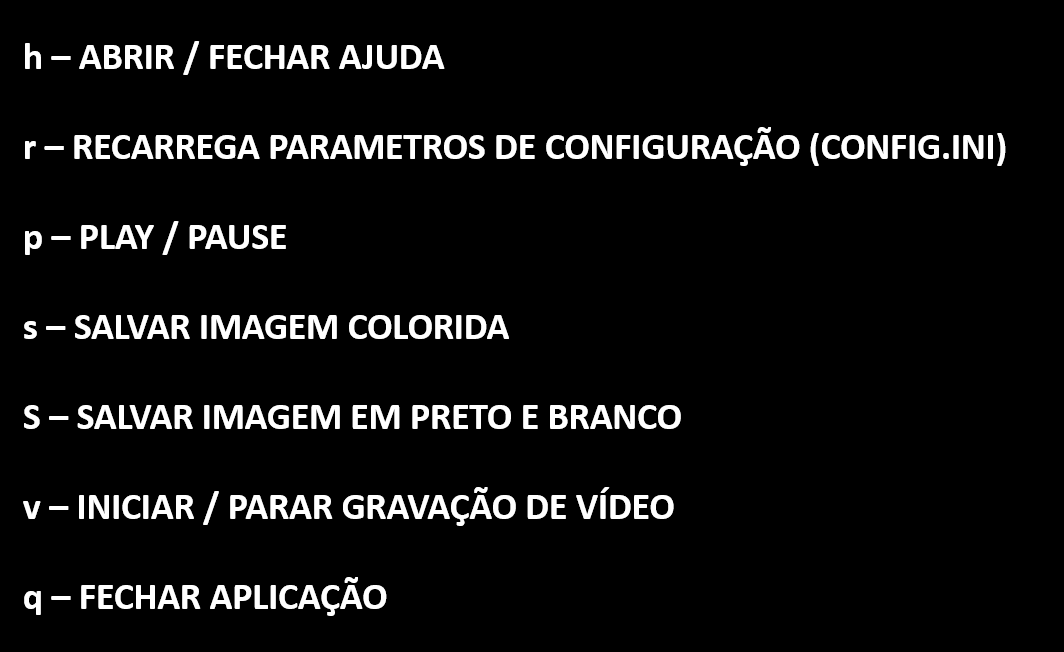
#> input picture app/help.png, 1064 x 652 px
$ python -i image_writter.py   (imports and definitions only)
#> lines starting #> are read from the running program, lines starting #| are printed output that depends on the picture; after the words box and inside, x2 and y2 are one past the last pixel; in counts of white or black regions, pixels touching at a corner belong together
from models.plc_write_interface import PLCWriteInterface
from models.plc_read_interface import PLCInterface
import cv2 as cv
import numpy as np
from classes import Camera, PLC, Tank
from classes.colors import *

font = cv.FONT_HERSHEY_SIMPLEX
offset = 25

# [160 lines left out: functions draw_roi_lines, draw_center_axis, draw_camera_info, draw_tank_center_axis, draw_tank_rectangle, draw_tank_circle and 7 more, not called in this run]

>>> import cv2
>>> picture = cv2.imread('../help.png')
#> picture is the input picture: shape (652, 1064, 3); min 0, max 255, mean 15.5
>>> result = draw_gradient(picture)
#> in draw_gradient, `_, frame = cv.threshold(frame, 127, 255, cv.THRESH_BINARY)`: frame: shape (652, 1064, 3); 6.2% white; 177 white regions, largest, box (x1, y1, x2, y2) and area: (270, 495, 312, 519) 581, (211, 315, 240, 339) 453, (308, 315, 337, 339) 453
#> in draw_gradient, `blur = cv.GaussianBlur(frame, (5, 5), 0)`:
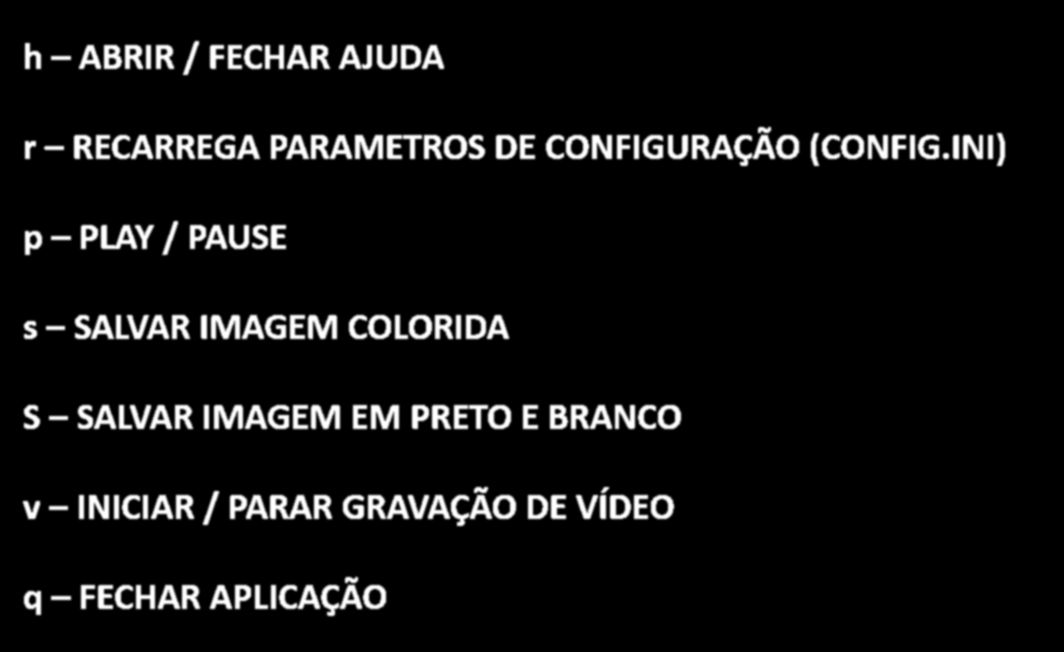
#> blur: shape (652, 1064, 3); min 0, max 255, mean 15.8
#> in draw_gradient, `laplacian = cv.Laplacian(blur, cv.CV_64F)`:
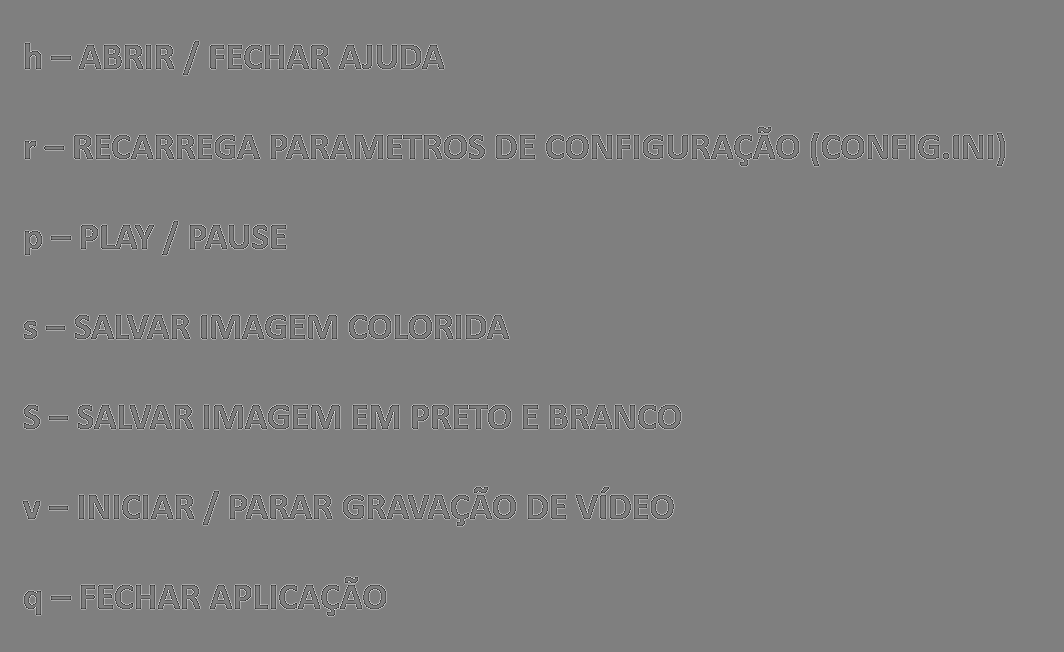
#> laplacian: shape (652, 1064, 3) float64; min -765, max 765, mean 0; drawn with min black and max white
#> in draw_gradient, `cv.imshow("Laplace", laplacian)`:
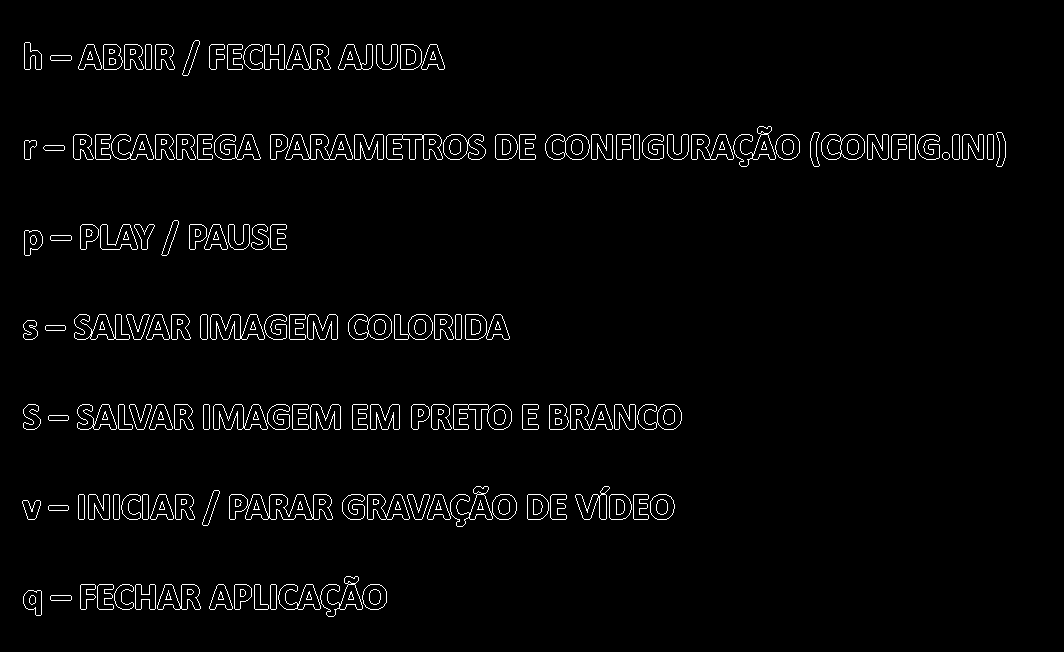
#> window 'Laplace': shape (652, 1064, 3); 2.5% white in thin lines or dots, all inside (x1, y1, x2, y2) = (22, 40, 1006, 617)
